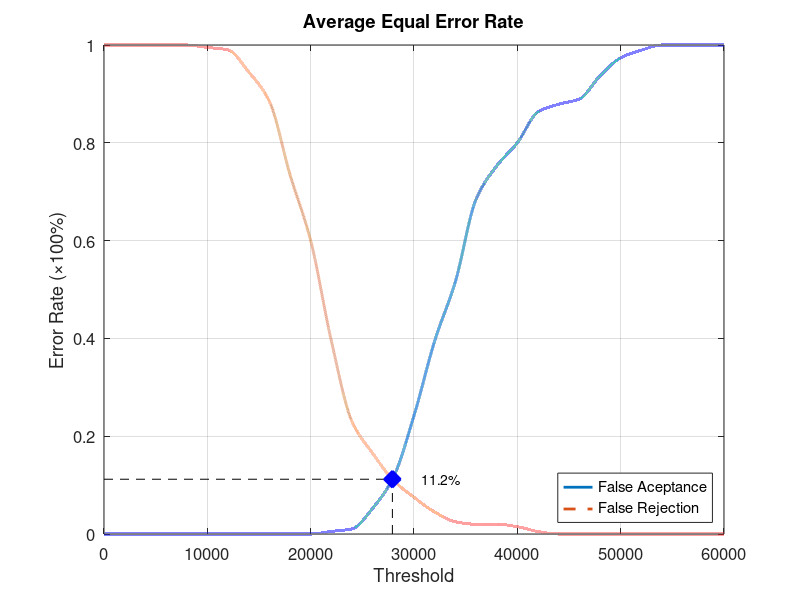
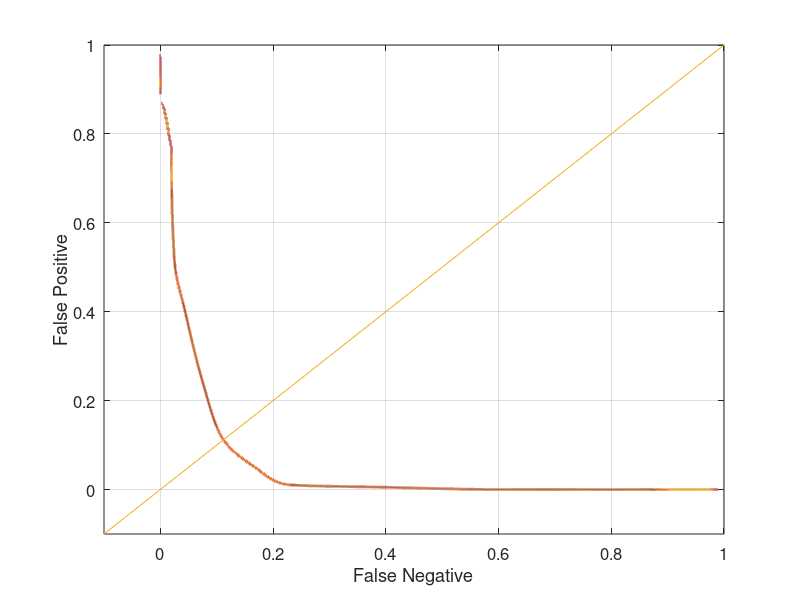

Here is the MATLAB script that generated these plots, in order:
function yEER = Database3_2
close all;
clear;
clc;
x = 0:2000:60000;
xq = 0:0.5:60000;

y0 = [0 0 0 0 0 0 0 0 0 0 0 0.00526316 0.0105263 0.0526316 0.115789 0.242105 0.394737 0.515789 0.684211 0.752632 0.8 0.863158 0.878947 0.889474 0.936842 0.973684 0.989474 1 1 1 1];
yy0 = interp1(x, y0, xq, 'pchip');
y1 = [1 1 1 1 1 0.995 0.99 0.945 0.885 0.735 0.6 0.395 0.23 0.165 0.11 0.075 0.045 0.025 0.02 0.02 0.015 0.005 0 0 0 0 0 0 0 0 0];
yy1 = interp1(x, y1, xq, 'pchip');

% Calculating EER: 
y2 = abs(y0 - y1);
find(y2 == min(y2))
yy2 = abs(yy0 - yy1);
xEER = find(yy2 == min(yy2));
xEERIndex = xq(xEER) % X-axis EER
yEER = yy0(xEER) % Y-axis EER

main = figure
plot(xq, yy0,'-','LineWidth', 2);	hold on
plot(xq, yy1,'--','LineWidth', 2);	hold on
plot([xEERIndex xEERIndex], [0 yEER], 'k--');	hold on
plot([0 xEERIndex], [yEER yEER], 'k--');	hold on
plot(xEERIndex, yEER, 'bx', 'LineWidth', 10);	hold on
text(xEERIndex + 10 * xEERIndex / 100, yEER, [num2str(round((10000 * yEER)) / 100) '%'])
legend('False Aceptance', 'False Rejection', 'Location', 'SouthEast')
xlabel('Threshold')
ylabel('Error Rate (\times100%)')
title('Average Equal Error Rate')
set(gca, 'FontSize', 12)
axis([0 60000 0 1])
grid on

print(main, 'Database3_2Main', '-dpng');
FNRxFPR = figure('Color', [1 1 1]);
plot(yy1, yy0, '-', yy1, yy0, 'LineWidth', 2);
hold on
y = -0.1:0.1:1
plot(y, y); 
set(gca, 'FontSize', 12)
xlabel('False Negative')
ylabel('False Positive')
axis([-0.1 1 -0.1 1])
set(gca, 'FontSize', 12)
grid on

print(FNRxFPR, 'Database3_2FNRxFPR','-dpng');
end
